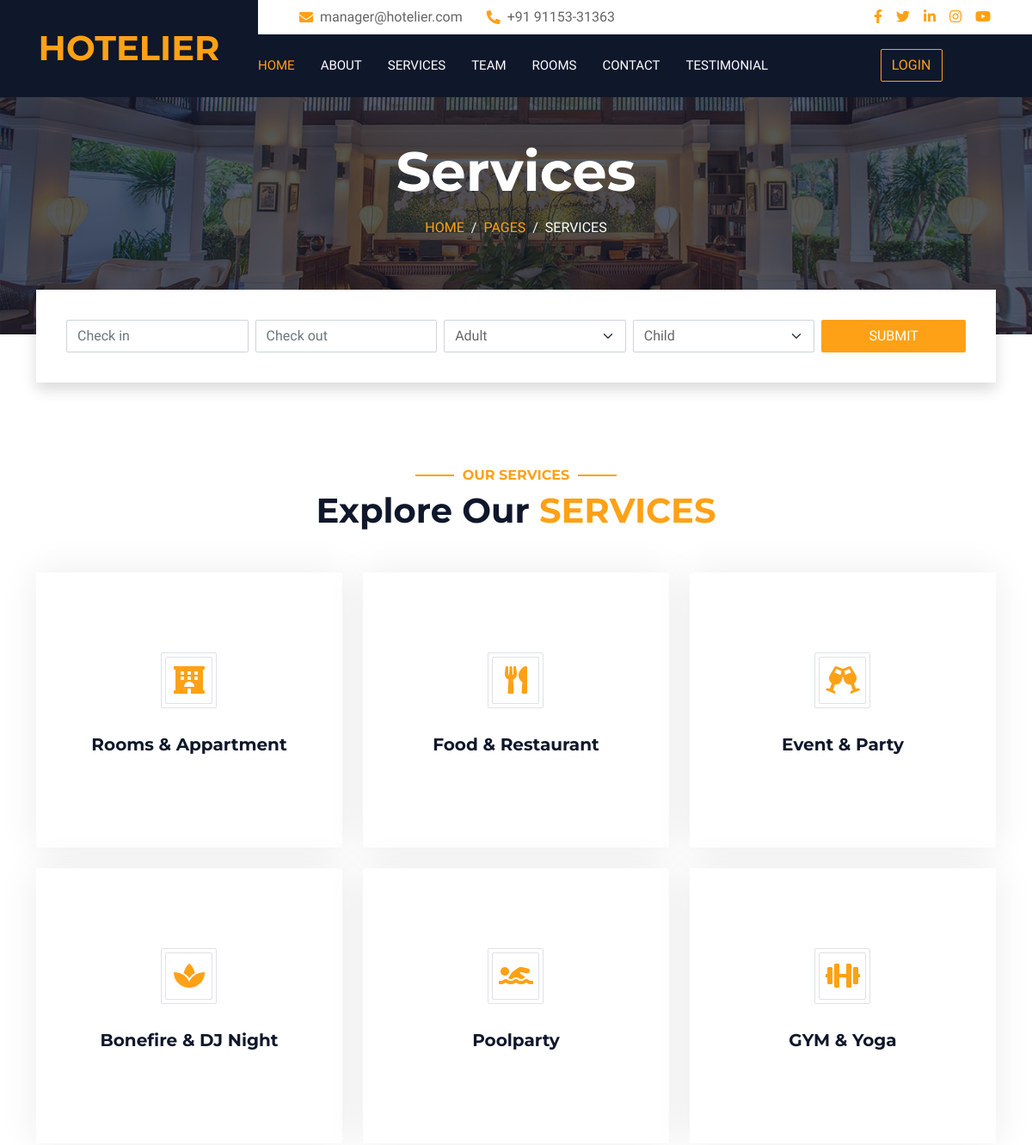
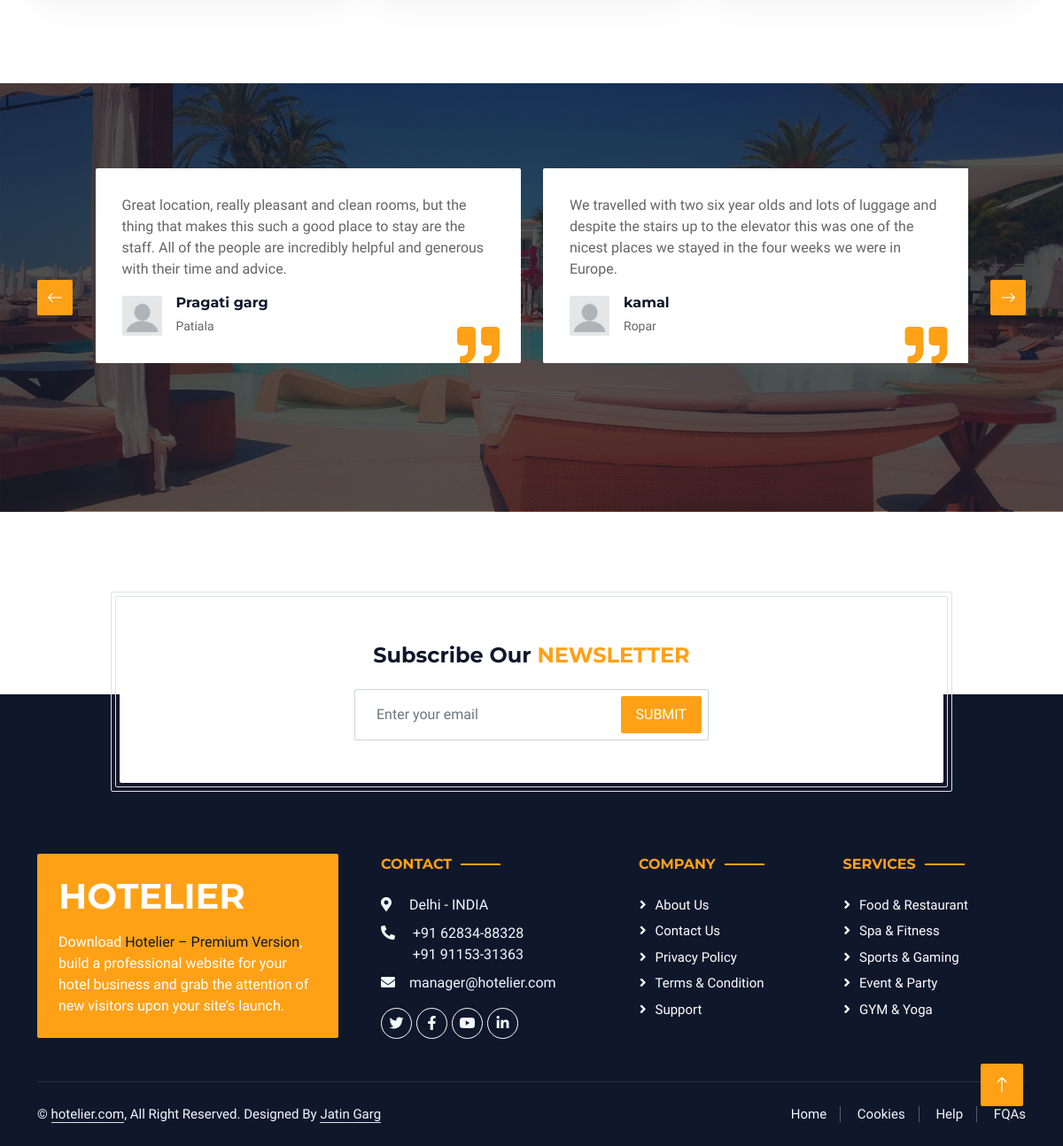
The app's page /service.php with its own data (2 pictures, top to bottom).
### tables this page shows
CREATE TABLE `review` (
  `Sno.` int(11) NOT NULL,
  `r_id` int(11) NOT NULL,
  `r_name` varchar(40) NOT NULL,
  `r_email` varchar(50) NOT NULL,
  `r_location` varchar(30) NOT NULL,
  `r_review` varchar(600) NOT NULL
);

### service.php (the view, shortened to what this page needs)
<?php
include"header.php";
?>
        <div class="container-fluid page-header mb-5 p-0" style="background-image: url(img/carousel-1.jpg);">
            <div class="container-fluid page-header-inner py-5">
                <div class="container text-center pb-5">
                    <h1 class="display-3 text-white mb-3 animated slideInDown">Services</h1>
                    <nav aria-label="breadcrumb">
                        <ol class="breadcrumb justify-content-center text-uppercase">
                            <li class="breadcrumb-item"><a href="#">Home</a></li>
                            <li class="breadcrumb-item"><a href="#">Pages</a></li>
                            <li class="breadcrumb-item text-white active" aria-current="page">Services</li>
                        </ol>
                    </nav>
                </div>
            </div>
        </div>
        <div class="container-fluid booking pb-5 wow fadeIn" data-wow-delay="0.1s">
            <div class="container">
                <div class="bg-white shadow" style="padding: 35px;">
                    <div class="row g-2">
                        <div class="col-md-10">
                            <div class="row g-2">
                                <div class="col-md-3">
                                    <div class="date" id="date1" data-target-input="nearest">
                                        <input type="text" class="form-control datetimepicker-input"
                                            placeholder="Check in" data-target="#date1" data-toggle="datetimepicker" />
                                    </div>
                                </div>
                                <div class="col-md-3">
                                    <div class="date" id="date2" data-target-input="nearest">
                                        <input type="text" class="form-control datetimepicker-input" placeholder="Check out" data-target="#date2" data-toggle="datetimepicker"/>
                                    </div>
                                </div>
                                <div class="col-md-3">
                                    <select class="form-select">
                                        <option selected>Adult</option>
                                    </select>
                                </div>
                                <div class="col-md-3">
                                    <select class="form-select">
                                        <option selected>Child</option>
                                    </select>
                                </div>
                            </div>
                        </div>
                        <div class="col-md-2">
                            <button class="btn btn-primary w-100">Submit</button>
                        </div>
                    </div>
                </div>
            </div>
        </div>
        <div class="container-xxl py-5">
            <div class="container">
                <div class="text-center wow fadeInUp" data-wow-delay="0.1s">
                    <h6 class="section-title text-center text-primary text-uppercase">Our Services</h6>
                    <h1 class="mb-5">Explore Our <span class="text-primary text-uppercase">Services</span></h1>
                </div>
                <div class="row g-4">
                    <div class="col-lg-4 col-md-6 wow fadeInUp" data-wow-delay="0.1s">
                        <a class="service-item rounded" href="room.php">
                            <div class="service-icon bg-transparent border rounded p-1">
                                <div class="w-100 h-100 border rounded d-flex align-items-center justify-content-center">
                                     <i class="fa fa-hotel fa-2x text-primary"></i>
                                </div>
                            </div>
                            <h5 class="mb-3">Rooms & Appartment</h5>
                        </a>
                    </div>
                    <div class="col-lg-4 col-md-6 wow fadeInUp" data-wow-delay="0.2s">
                        <a class="service-item rounded" href="./burgerkingproject/index.php">
                            <div class="service-icon bg-transparent border rounded p-1">
                                <div class="w-100 h-100 border rounded d-flex align-items-center justify-content-center">
                                    <i class="fa fa-utensils fa-2x text-primary"></i>
                                </div>
                            </div>
                            <h5 class="mb-3">Food & Restaurant</h5>
                        </a>
                    </div>
					 <div class="col-lg-4 col-md-6 wow fadeInUp" data-wow-delay="0.5s">
                        <a class="service-item rounded" href="event.php">
                            <div class="service-icon bg-transparent border rounded p-1">
                                <div class="w-100 h-100 border rounded d-flex align-items-center justify-content-center">
                                    <i class="fa fa-glass-cheers fa-2x text-primary"></i>
                                </div>
                            </div>
                            <h5 class="mb-3">Event & Party</h5>
                        </a>
                    </div>
                    <div class="col-lg-4 col-md-6 wow fadeInUp" data-wow-delay="0.3s">
                        <a class="service-item rounded" href="bonefire.php">
                            <div class="service-icon bg-transparent border rounded p-1">
                                <div class="w-100 h-100 border rounded d-flex align-items-center justify-content-center">
                                    <i class="fa fa-spa fa-2x text-primary"></i>
                                </div>
                            </div>
                            <h5 class="mb-3">Bonefire & DJ Night</h5>
                        </a>
                    </div>
                    <div class="col-lg-4 col-md-6 wow fadeInUp" data-wow-delay="0.4s">
                        <a class="service-item rounded" href="pool.php">
                            <div class="service-icon bg-transparent border rounded p-1">
                                <div class="w-100 h-100 border rounded d-flex align-items-center justify-content-center">
                                    <i class="fa fa-swimmer fa-2x text-primary"></i>
                                </div>
                            </div>
                            <h5 class="mb-3">Poolparty</h5>
                        </a>
                    </div>
                    <div class="col-lg-4 col-md-6 wow fadeInUp" data-wow-delay="0.6s">
                        <a class="service-item rounded" href="yoga.php">
                            <div class="service-icon bg-transparent border rounded p-1">
                                <div class="w-100 h-100 border rounded d-flex align-items-center justify-content-center">
                                    <i class="fa fa-dumbbell fa-2x text-primary"></i>
                                </div>
                            </div>
                            <h5 class="mb-3">GYM & Yoga</h5>
                        </a>
                    </div>
                </div>
            </div>
        </div>
        <div class="container-xxl testimonial mt-5 py-5 bg-dark wow zoomIn" data-wow-delay="0.1s" style="margin-bottom: 90px;">
            <div class="container">
			<?php
			include"mconn.php";
			$a="SELECT * from review";
			$run=mysqli_query($conn,$a);
			$count=mysqli_num_rows($run);
			if($count>0)
			{
			?>
                <div class="owl-carousel testimonial-carousel py-5">
				<?php
				while($r=mysqli_fetch_array($run))
				{
					?>
                    <div class="testimonial-item position-relative bg-white rounded overflow-hidden">
                        <p><?php echo $r['r_review'];?></p>
                        <div class="d-flex align-items-center">
                            <img class="img-fluid flex-shrink-0 rounded" src="img/reviewimage.png" style="width: 45px; height: 45px;">
                            <div class="ps-3">
                                <h6 class="fw-bold mb-1"><?php echo $r['r_name']; ?></h6>
                                <small><?php echo $r['r_location'];?></small>
                            </div>
                        </div>
                        <i class="fa fa-quote-right fa-3x text-primary position-absolute end-0 bottom-0 me-4 mb-n1"></i>
                    </div>
							<?php
				}
				?>
                </div>
				<?php
			}
				?>
            </div>
	 </div>
        <?php
		include"footer.php";
		?>

### css/style.css (style rules this page uses)
:root { --primary: #FEA116; --light: #F1F8FF; --dark: #0F172B; }
.btn { font-weight: 500; text-transform: uppercase; transition: .5s; }
.btn.btn-primary, .btn.btn-secondary { color: #FFFFFF; }
.page-header { background-position: center center; background-repeat: no-repeat; background-size: cover; }
.page-header-inner { background: rgba(15, 23, 43, .7); }
.breadcrumb-item + .breadcrumb-item::before { color: var(--light); }
.booking { position: relative; margin-top: -100px !important; z-index: 1; }
.section-title { position: relative; display: inline-block; }
.section-title::before { position: absolute; content: ""; width: 45px; height: 2px; top: 50%; left: -55px; margin-top: -1px; background: var(--primary); }
.section-title::after { position: absolute; content: ""; width: 45px; height: 2px; top: 50%; right: -55px; margin-top: -1px; background: var(--primary); }
.service-item { height: 320px; padding: 30px; display: flex; flex-direction: column; justify-content: center; text-align: center; background: #FFFFFF; box-shadow: 0 0 45px rgba(0, 0, 0, .08); transition: .5s; }
.service-item .service-icon { margin: 0 auto 30px auto; width: 65px; height: 65px; transition: .5s; }
.service-item i, .service-item h5, .service-item p { transition: .5s; }
.testimonial { background: linear-gradient(rgba(15, 23, 43, .7), rgba(15, 23, 43, .7)), url(../img/carousel-2.jpg); background-position: center center; background-repeat: no-repeat; background-size: cover; }
.testimonial-carousel { padding-left: 65px; padding-right: 65px; }
.testimonial-carousel .testimonial-item { padding: 30px; }

### records on screen
review: r_review "Great location, really pleasant and clean rooms, but the thing that makes this such a good place to stay are the staff. All of the people are incredibly helpful and generous with their time and advice.", r_name "Pragati garg", r_location "Patiala"
review: r_review "We travelled with two six year olds and lots of luggage and despite the stairs up to the elevator this was one of the nicest places we stayed in the four weeks we were in Europe.", r_name "kamal", r_location "Ropar"
